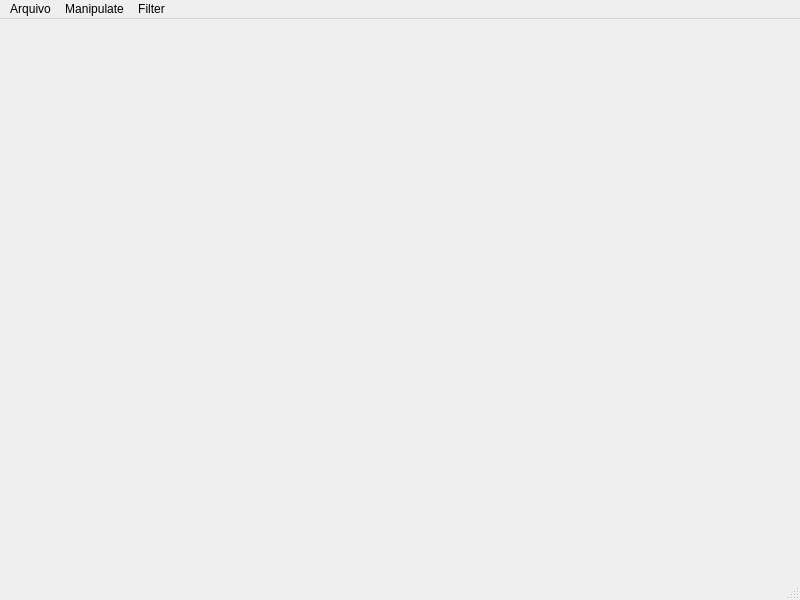
<?xml version="1.0" encoding="UTF-8"?>
<ui version="4.0">
  <class>MainWindow</class>
  <widget class="QMainWindow" name="MainWindow">
    <property name="geometry">
      <rect>
        <x>0</x>
        <y>0</y>
        <width>800</width>
        <height>600</height>
      </rect>
    </property>
    <property name="windowTitle">
      <string>MainWindow</string>
    </property>
    <widget class="QWidget" name="centralwidget" />
    <widget class="QMenuBar" name="menubar">
      <property name="geometry">
        <rect>
          <x>0</x>
          <y>0</y>
          <width>800</width>
          <height>22</height>
        </rect>
      </property>

      <widget class="QMenu" name="menuArquivo">
        <property name="title">
          <string>Arquivo</string>
        </property>
        <addaction name="actionAbrir" />
        <addaction name="actionSalvar" />
        <addaction name="actionFechar" />
      </widget>

      <widget class="QMenu" name="menuManipulate">
        <property name="title">
          <string>Manipulate</string>
        </property>
        <addaction name="actionTranslate" />
        <addaction name="actionRotate" />
        <addaction name="actionMirrorVertical" />
        <addaction name="actionMirrorHorizontal" />
      </widget>

      <widget class="QMenu" name="menuFilter">
        <property name="title">
          <string>Filter</string>
        </property>
        <addaction name="actionBrightness" />
        <addaction name="actionContrast" />
        <addaction name="actionGrayscale" />
        <addaction name="actionThreshold" />
      </widget>

      <widget class="QMenu" name="menuMorph">
        <property name="title">
          <string>Filter</string>
        </property>
        <addaction name="actionDilation" />
        <addaction name="actionErosion" />
        <addaction name="actionOpening" />
        <addaction name="actionClosining" />
      </widget>

      <addaction name="menuArquivo" />
      <addaction name="menuManipulate" />
      <addaction name="menuFilter" />
    </widget>
    <widget class="QStatusBar" name="statusbar" />
    <action name="actionRotate">
      <property name="text">
        <string>Rotate</string>
      </property>


    </action>

    <action name="actionArquivo">
      <property name="text">
        <string>Arquivo</string>
      </property>
    </action>
    <action name="actionAbrir">
      <property name="text">
        <string>Abrir</string>
      </property>
    </action>
    <action name="actionSalvar">
      <property name="text">
        <string>Salvar</string>
      </property>
    </action>
    <action name="actionFechar">
      <property name="text">
        <string>Fechar</string>
      </property>
    </action>

    <action name="actionMirrorVertical">
      <property name="text">
        <string>Mirror Vertical</string>
      </property>
    </action>
    <action name="actionMirrorHorizontal">
      <property name="text">
        <string>Mirror Horizontal</string>
      </property>
    </action>
    <action name="actionTranslate">
      <property name="text">
        <string>Translate</string>
      </property>
    </action>

    <action name="actionBrightness">
      <property name="text">
        <string>Brightness</string>
      </property>
    </action>
    <action name="actionContrast">
      <property name="text">
        <string>Contrast</string>
      </property>
    </action>
    <action name="actionGrayscale">
      <property name="text">
        <string>Grayscale</string>
      </property>
    </action>
    <action name="actionThreshold">
      <property name="text">
        <string>Threshold</string>
      </property>
    </action>
    <action name="actionDilation">
      <property name="text">
        <string>Dilation</string>
      </property>
    </action>

  </widget>
  <resources />
  <connections />
</ui>
